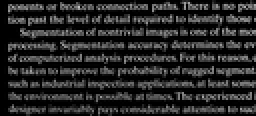
%> input picture Problem8/fig/Fig0929(a).tif, 128 x 58 px, shrunk from 2018 x 918 before the run (shown 2 times larger)
$ octave openingByReconstruction.m   (GNU Octave 9; MATLAB toolbox functions it lacks are replaced by stand-ins)
%> lines starting %> are read from the running program, lines starting %| are printed output that depends on the picture
### Problem8/SourceCode/myErode.m
function f = myErode(A,varargin)
    if length(varargin)==2
        s=varargin{1};
        b=varargin{2};
    else
        s=varargin{1};
        b=[];
    end
    [M,N]=size(A);
    [m,n]=size(s);

    if isempty(b)
        b=zeros(m,n);
    end
    % Processing of binary image
    g=zeros(M+m-1,N+n-1);
    f=A;
    for i=1:M
        for j=1:N
            g(i+(m-1)/2,j+(n-1)/2)=A(i,j);
        end
    end
    h=zeros(m,n);
    % Processing of Gray-scale image
    for i=1:M
        for j=1:N
            for p=1:m
                for q=1:n
                   h(p,q)=g(p+i-1,q+j-1);
                end
            end
            r=h.*s-b+(1-s)*255;
            f(i,j)=min(r(:));
        end
    end
end

### Problem8/SourceCode/myDilate.m
function f = myDilate(A,s)
    [M,N] = size(A);
    [m,n] = size(s);
    g = zeros(M+m-1,N+n-1);
    f = A;
    for i=1:M
        for j=1:N
            g(i+(m-1)/2,j+(n-1)/2)=A(i,j);
        end
    end
    h=zeros(m,n);
    % gray-scale image
    for i=1:M
        for j=1:N
            for p=1:m
                for q=1:n
                    h(p,q)=g(p+i-1,q+j-1);
                end
            end
            r=h.*s;
            f(i,j)=max(r(:));
         end
    end
end

### Problem8/SourceCode/myImOpen.m
function f = myImOpen(A,B)
    f = myDilate(myErode(A,B),B);
end

### Problem8/SourceCode/myReconstruction.m
%% Self defined function for opening by reconstruction
% [19 lines of commented-out code are left out]

function [ h ] = myReconstruction( f, g, B )
% Implementation of morphlogical operation called reconstruction
    narginchk(1,3);
    nargoutchk(1,1);
    if ~islogical(f) || ~islogical(g)
        error('f, g must be logical matrix');
    end
    if nargin == 2
        B = logical([0, 1, 0; 1, 1, 1; 0, 1, 0]);
    end
    h = f;
    htmp = f;
    flag = false;
    while (~flag)
        h = logical(myDilate(htmp, B) .* g);
        flag = 1-any(any(h - htmp));
        htmp = h;
    end
end

### Problem8/SourceCode/openingByReconstruction.m
close all;clear;clc;
bw= imread('../fig/Fig0929(a).tif');
%> bw is the input picture: size 58x128 uint8; min 0, max 192, mean 37.3
figure('Name','Fig 9.29 Text image of size 918 x 2018 pixels');
imshow(bw);
title('Fig 9.29 Text image of size 918 x 2018 pixels');
% Suppose we want to identify characters containing a tall vertical segment. We can do this by opening with a vertical structuring element. Erode first:
% se = strel(ones(51, 1));
%bw2 = imerode(bw, se);
se = ones(51, 1);
bw2 = myErode(bw, se);
%> in myErode, `s=varargin{1};`: s = 51 values from 1 to 1
%> after the loop in myErode, `for i=1:M`:
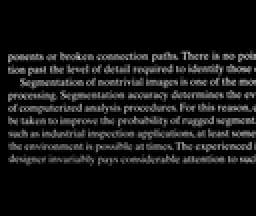
%> g: size 108x128 double (shown 2 times larger); min 0, max 192, mean 20.1
%> after the loop in myErode, `for i=1:M`: f: size 58x128 uint8; every value is 0
%> after the loop in myErode, `for i=1:M`: h = 51 values, max 105 at index 10, min 0 at index 7, mean 19.31
figure('Name','(b) Erosion of (a) with a structuring element of size 51x1 pixels.');
imshow(bw2);
% save bw2;
% Do the opening in a single step, self-defined opening function.
% bw3 = imopen(bw, se);
bw3 = myImOpen(bw, se);
%> after the loop in myDilate, `for i=1:M`: g: size 108x128 double; every value is 0
%> after the loop in myDilate, `for i=1:M`: h = 51 values from 0 to 0
%> the run ends on the next line
figure('Name','(c) Opening of (a) with the same structuring element, shown for reference');
imshow(bw3);
% Use the original text image as our reconstruction mask.
mask=bw;
% characters1=imreconstruct(bw2, mask);
% Self defined reconstruction function
characters2=myReconstruction(bw2, mask);
